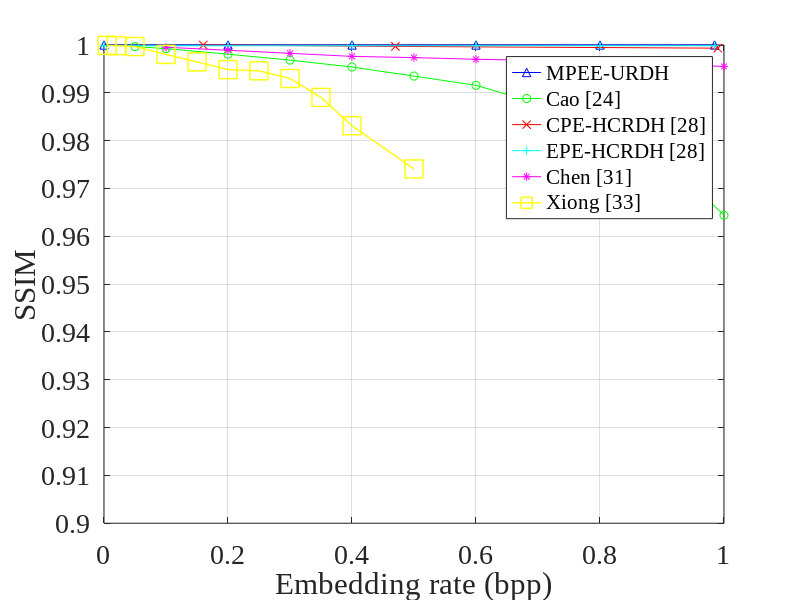

Recreate this plot in MATLAB.
clear;
clc;


num=[0.2 0.4 0.6 0.8 1];

propx=[0 0.2 0.4 0.6 0.8 0.9848];
propy=[1 1 1 1 1 1]; 

caox=[0.05	0.1	0.2	0.3	0.4	0.5	0.6	0.7	0.8	0.9	1.0];
caoy=[0.999669482260670	0.999239695459511	0.998074111132367	0.996846441560956	0.995396755772168	0.993503079031100	0.991568001178634	0.987782823872921	0.982770489846591	0.976915962136183	0.964407272099008];

cpex=[0.16 0.47 0.99];
cpey=[0.999999955455746	0.999708850022386	0.999335357650653];

epex=[0 0.2 0.4 0.6 0.8 0.9848];
epey=[0.999844824465029 0.999844824465029 0.999844824465029 0.999844824465029 0.999844824465029 0.999844824465029]; 

chenx=[0.1	0.2	0.3	0.4	0.5	0.6	0.7	0.8	0.9	1.0];
cheny=[0.999526128346592	0.998905172074989	0.998259208800394	0.997623544976843	0.997364952487800	0.997016333688818	0.996777903119936	0.996403401429233	0.995976272108353	0.995517472623477];

xiongx=[0.005	0.02	0.05	0.1	0.15	0.2	0.25	0.3	0.35	0.4	0.5];
xiongy=[0.999947929886156	0.999848536149844	0.999678954114875	0.998026138481990	0.996455416563313	0.994857899957394	0.994600231790542	0.992998831023384	0.989053638249885	0.983110166291011	0.974079312678416];

% new
plot(propx,propy,'b ^ -',caox,caoy,'g o -',cpex,cpey,'r x -',epex,epey,'c + -',chenx,cheny,'m * -',xiongx,xiongy,'y s -','linewidth',1,'MarkerSize',13)

xlabel('Embedding rate (bpp)')
ylabel('SSIM')
axis([0 1 0.9 1.0]);
set(gca,'xtick',0:0.2:1);
set(gca,'ytick',0.9:0.01:1.0);
set(gca,'FontSize',20,'FontName', 'Times New Roman');
grid on

l1=legend('MPEE-URDH','Cao [24]','CPE-HCRDH [28]','EPE-HCRDH [28]','Chen [31]','Xiong [33]');
set(l1,'FontName', 'Times New Roman','FontSize',15)


